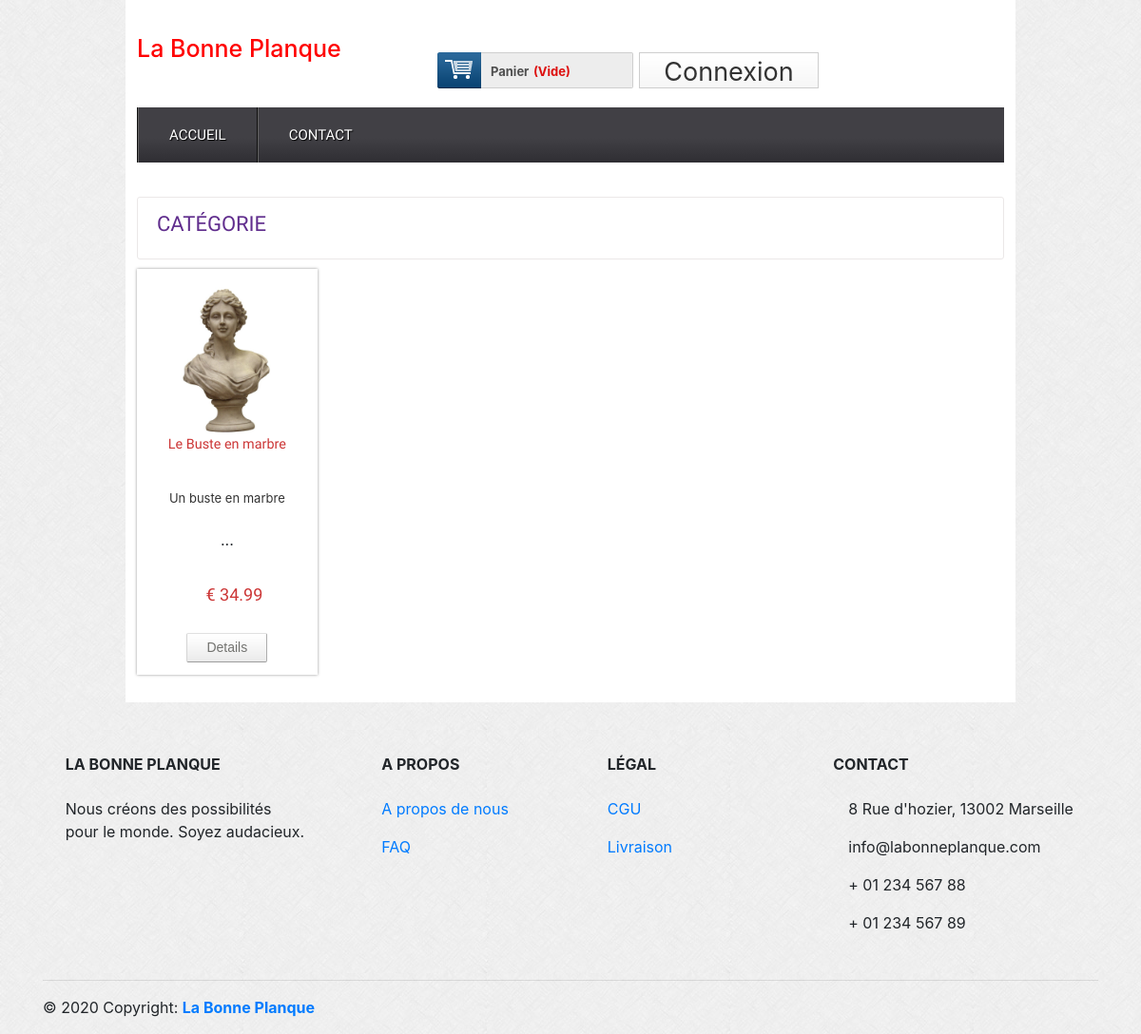
The page /productbycat.php?catid=16 on the database its author committed.
### tables this page shows
CREATE TABLE IF NOT EXISTS `tbl_product`
(
    `pid` int
(
    11
) NOT NULL AUTO_INCREMENT,
    `productName` varchar
(
    255
) NOT NULL,
    `catId` int
(
    11
) NOT NULL,
    `brandId` int
(
    11
) NOT NULL,
    `body` text NOT NULL,
    `price` float
(
    10,
    2
) NOT NULL,
    `image` varchar
(
    255
) NOT NULL,
    `type` tinyint
(
    4
) NOT NULL DEFAULT 0,
    PRIMARY KEY
(
    `pid`
)
    );

### classes/Product.php (called while the page is built, shortened)
<?php
$filepath = realpath(dirname(__FILE__));
include_once ($filepath."/../libs/Database.php");
include_once ($filepath."/../helpers/Format.php");
?>
<?php
class Product
{
	private $db;
	function __construct()
	{
		$this->db = new Database();
	}
	public function getProductByCat($catid){
		$sql = "SELECT * FROM tbl_product WHERE catId = '$catid' ";
		$result = $this->db->select($sql);
		return $result;
	}
}
?>

### libs/Database.php (called while the page is built, shortened)
<?php
Class Database{
	 public $host   = DB_HOST;
	 public $user   = DB_USER;
	 public $pass   = DB_PASS;
	 public $dbname = DB_NAME;
	 public $link;
	private function connectDB(){
		 $this->link = new mysqli($this->host, $this->user, $this->pass,$this->dbname);
	 }
	public function select($query){
	  $result = $this->link->query($query) or die($this->link->error.__LINE__);
		  if($result->num_rows > 0){
		    return $result;
		  }else {
		    return false;
		  }
	 }
}

### helpers/Format.php (called while the page is built, shortened)
<?php
class Format{
	 public function textShorten($text, $limit = 400){
		  $text = $text. " ";
		  $text = substr($text, 0, $limit);
		  $text = substr($text, 0, strrpos($text, ' '));
		  $text = $text."...";
		  return $text;
	 }
 }

### productbycat.php (the view, shortened to what this page needs)
<?php
include("include/header.php");
?>
<?php
if (!isset($_GET['catid']) && $_GET['catid'] == NULL) {
    echo "<script>window.location='404.php';</script>";
} else {
    $catid = $_GET['catid'];
}
?>
<div class="main">
    <div class="content">
        <div class="content_top">
            <div class="heading">
                <h3>Catégorie</h3>
            </div>
        </div>
        <div class="section group">
            <?php
            $pdByCat = $pd->getProductByCat($catid);
            if ($pdByCat) {
                while ($rows = $pdByCat->fetch_assoc()) {
                    ?>
                    <div class="grid_1_of_4 images_1_of_4">
                        <a href="details.php?pdid=<?php echo $rows['pid']; ?>"><img
                                    src="admin/<?php echo $rows['image']; ?>" alt=""/></a>
                        <h2><?php echo $rows['productName']; ?></h2>
                        <p><?php echo $fm->textShorten($rows['body'], 60); ?></p>
                        <p><span class="price">€ <?php echo $rows['price']; ?></span></p>
                        <div class="button"><span><a href="details.php?pdid=<?php echo $rows['pid']; ?>"
                                                     class="details">Details</a></span></div>
                    </div>
                    <?php
                }
            } else {
                header("Location: 404.php");
            }
            ?>
        </div>
    </div>
</div>
</div>
<?php
include("include/footer.php");
?>

### src/css/style.css (style rules this page uses)
html,body,div,span,applet,object,iframe,h1,h2,h3,h4,h5,h6,p,blockquote,pre,a,abbr,acronym,address,big,cite,code,del,dfn,em,img,ins,kbd,q,s,samp,small,strike,strong,sub,sup,tt,var,b,u,i,dl,dt,dd,ol,nav ul,nav li,fieldset,form,label,legend,table,caption,tbody,tfoot,thead,tr,th,td,article,aside,canvas,details,embed,figure,figcaption,footer,header,hgroup,menu,nav,output,ruby,section,summary,time,mark,audio,video { margin:0;padding:0;border:0;font-size:100%;font:inherit;vertical-align:baseline; }
a { text-decoration:none; }
img { max-width:100%; }
body { font-family:Arial, Helvetica, sans-serif; background:url(../images/body_bg3.jpg); }
.section { clear: both; padding: 0px; margin: 0px; }
.group:before, .group:after { content:""; display:table; }
.group:after { clear:both; }
.group { zoom:1; }
.content { padding:20px 0; background:#FFF; }
.content h2 { font-size:23px; color:#6C6C6C; font-family: 'Monda', sans-serif; }
.content_top { padding:15px 20px; border:1px solid #EBE8E8; border-radius:3px; }
.heading { float:left; margin-right:10%; }
.heading h3 { font-family: 'Monda', sans-serif; font-size:22px; color:#602D8D; text-transform:uppercase; }
.grid_1_of_4 { display: block; float:left; margin: 1% 0 1% 1.6%; box-shadow: 0px 0px 3px rgb(150, 150, 150); }
.grid_1_of_4:first-child { margin-left: 0; }
.images_1_of_4 { width: 20.8%; padding:1.5%; text-align:center; position:relative; }
.images_1_of_4 img { max-width:100%; }
.images_1_of_4 h2 { color: #CC3636; font-family: 'Monda', sans-serif; font-size:0.9em; font-weight : normal; }
.images_1_of_4 p { font-size:0.8125em; padding:0.4em 0; color: #333; }
.images_1_of_4 p span.price { font-size:18px; font-family: 'Monda', sans-serif; color: #CC3636; margin-left:15px; }
.images_1_of_4 .button { float: left; line-height: 1.9em; margin-top: 0.3em; width: 100%; }
.images_1_of_4 .button a { padding:7px 20px; font-size:0.8em; }
.images_1_of_4 .button a { font-family: "Trebuchet MS",Arial,Helvetica,sans-serif; font-size: 14px; line-height: 15px; text-transform: none; color: #737370; text-decoration: none!important; background: url(../images/button-bg.png) repeat-x 0 0 #E8E8E8; display: inline-block; border-left: 1px solid #D4D4D4!important; border-right: 1px solid #ADADAD!important; border-top: 1px solid #E0E0E0!important; border-bottom: 1px solid #9C9C9C!important; cursor: pointer!important; margin: 0 2px; border-radius: 2px; -moz-border-radius: 2px; -webkit-border-radius: 2px; -webkit-transition: all 0.5s ease; -moz-transition: all 0.5s ease; -o-transition: all 0.5s ease; transition: all 0.5s ease; }

### rows shown on the page
tbl_product: image (picture), productName "Le Buste en marbre", body "Un buste en marbre ...", price "34.99"
